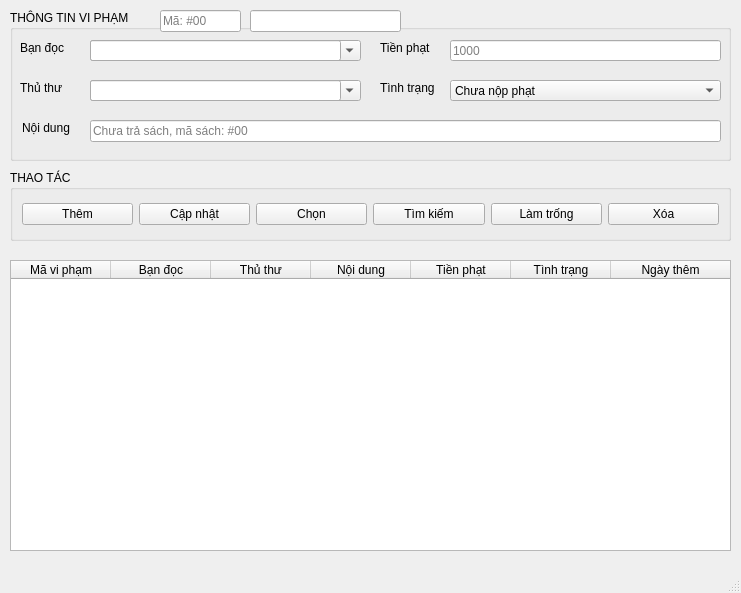
<?xml version="1.0" encoding="UTF-8"?>
<ui version="4.0">
 <class>ql_viphamWindow</class>
 <widget class="QMainWindow" name="ql_viphamWindow">
  <property name="geometry">
   <rect>
    <x>0</x>
    <y>0</y>
    <width>741</width>
    <height>593</height>
   </rect>
  </property>
  <property name="windowTitle">
   <string>Quản lý vi phạm</string>
  </property>
  <property name="windowIcon">
   <iconset>
    <normaloff>C:/Users/nguye/OneDrive/Hình ảnh/donga.jpg</normaloff>C:/Users/nguye/OneDrive/Hình ảnh/donga.jpg</iconset>
  </property>
  <widget class="QWidget" name="centralwidget">
   <widget class="QGroupBox" name="groupBox">
    <property name="geometry">
     <rect>
      <x>10</x>
      <y>10</y>
      <width>721</width>
      <height>151</height>
     </rect>
    </property>
    <property name="title">
     <string>THÔNG TIN VI PHẠM</string>
    </property>
    <widget class="QLabel" name="label">
     <property name="geometry">
      <rect>
       <x>12</x>
       <y>110</y>
       <width>50</width>
       <height>16</height>
      </rect>
     </property>
     <property name="text">
      <string>Nội dung</string>
     </property>
    </widget>
    <widget class="QLineEdit" name="noiDung_lineEdit">
     <property name="geometry">
      <rect>
       <x>80</x>
       <y>110</y>
       <width>631</width>
       <height>22</height>
      </rect>
     </property>
     <property name="placeholderText">
      <string>Chưa trả sách, mã sách: #00</string>
     </property>
    </widget>
    <widget class="QLabel" name="label_2">
     <property name="geometry">
      <rect>
       <x>10</x>
       <y>30</y>
       <width>66</width>
       <height>16</height>
      </rect>
     </property>
     <property name="text">
      <string>Bạn đọc</string>
     </property>
    </widget>
    <widget class="QLineEdit" name="timBanDoc_lineEdit">
     <property name="geometry">
      <rect>
       <x>80</x>
       <y>30</y>
       <width>251</width>
       <height>21</height>
      </rect>
     </property>
    </widget>
    <widget class="QLabel" name="label_3">
     <property name="geometry">
      <rect>
       <x>10</x>
       <y>70</y>
       <width>56</width>
       <height>16</height>
      </rect>
     </property>
     <property name="text">
      <string>Thủ thư</string>
     </property>
    </widget>
    <widget class="QLineEdit" name="timAdmin">
     <property name="geometry">
      <rect>
       <x>80</x>
       <y>70</y>
       <width>251</width>
       <height>21</height>
      </rect>
     </property>
    </widget>
    <widget class="QComboBox" name="maBanDoc_comboBox">
     <property name="geometry">
      <rect>
       <x>80</x>
       <y>30</y>
       <width>271</width>
       <height>21</height>
      </rect>
     </property>
    </widget>
    <widget class="QComboBox" name="maAdmin_comboBox">
     <property name="geometry">
      <rect>
       <x>80</x>
       <y>70</y>
       <width>271</width>
       <height>21</height>
      </rect>
     </property>
    </widget>
    <widget class="QLabel" name="label_4">
     <property name="geometry">
      <rect>
       <x>370</x>
       <y>70</y>
       <width>71</width>
       <height>16</height>
      </rect>
     </property>
     <property name="text">
      <string>Tình trạng</string>
     </property>
    </widget>
    <widget class="QLineEdit" name="tienPhat_lineEdit">
     <property name="geometry">
      <rect>
       <x>440</x>
       <y>30</y>
       <width>271</width>
       <height>21</height>
      </rect>
     </property>
     <property name="placeholderText">
      <string>1000</string>
     </property>
    </widget>
    <widget class="QLabel" name="label_5">
     <property name="geometry">
      <rect>
       <x>370</x>
       <y>30</y>
       <width>71</width>
       <height>16</height>
      </rect>
     </property>
     <property name="text">
      <string>Tiền phạt</string>
     </property>
    </widget>
    <widget class="QComboBox" name="tinhTrang_comboBox">
     <property name="geometry">
      <rect>
       <x>440</x>
       <y>70</y>
       <width>271</width>
       <height>21</height>
      </rect>
     </property>
     <item>
      <property name="text">
       <string>Chưa nộp phạt</string>
      </property>
     </item>
     <item>
      <property name="text">
       <string>Đã nộp phạt</string>
      </property>
     </item>
    </widget>
    <zorder>maAdmin_comboBox</zorder>
    <zorder>maBanDoc_comboBox</zorder>
    <zorder>label</zorder>
    <zorder>noiDung_lineEdit</zorder>
    <zorder>label_2</zorder>
    <zorder>timBanDoc_lineEdit</zorder>
    <zorder>label_3</zorder>
    <zorder>timAdmin</zorder>
    <zorder>label_4</zorder>
    <zorder>tienPhat_lineEdit</zorder>
    <zorder>label_5</zorder>
    <zorder>tinhTrang_comboBox</zorder>
   </widget>
   <widget class="QGroupBox" name="groupBox_2">
    <property name="geometry">
     <rect>
      <x>10</x>
      <y>170</y>
      <width>721</width>
      <height>71</height>
     </rect>
    </property>
    <property name="title">
     <string>THAO TÁC</string>
    </property>
    <layout class="QGridLayout" name="gridLayout_2">
     <item row="0" column="0">
      <widget class="QPushButton" name="them_pushButton">
       <property name="text">
        <string>Thêm</string>
       </property>
       <property name="icon">
        <iconset>
         <normaloff>../icon/add_circle_24dp_FILL0_wght400_GRAD0_opsz24.svg</normaloff>../icon/add_circle_24dp_FILL0_wght400_GRAD0_opsz24.svg</iconset>
       </property>
      </widget>
     </item>
     <item row="0" column="1">
      <widget class="QPushButton" name="capNhat_pushButton">
       <property name="text">
        <string>Cập nhật</string>
       </property>
       <property name="icon">
        <iconset>
         <normaloff>../icon/sync_24dp_FILL0_wght400_GRAD0_opsz24.svg</normaloff>../icon/sync_24dp_FILL0_wght400_GRAD0_opsz24.svg</iconset>
       </property>
      </widget>
     </item>
     <item row="0" column="2">
      <widget class="QPushButton" name="chon_pushButton">
       <property name="text">
        <string>Chọn</string>
       </property>
       <property name="icon">
        <iconset>
         <normaloff>../icon/check_box_24dp_FILL0_wght400_GRAD0_opsz24.svg</normaloff>../icon/check_box_24dp_FILL0_wght400_GRAD0_opsz24.svg</iconset>
       </property>
      </widget>
     </item>
     <item row="0" column="3">
      <widget class="QPushButton" name="timKiem_pushButton">
       <property name="text">
        <string>Tìm kiếm</string>
       </property>
       <property name="icon">
        <iconset>
         <normaloff>../icon/search_24dp_FILL0_wght400_GRAD0_opsz24.svg</normaloff>../icon/search_24dp_FILL0_wght400_GRAD0_opsz24.svg</iconset>
       </property>
      </widget>
     </item>
     <item row="0" column="4">
      <widget class="QPushButton" name="clear_pushButton">
       <property name="text">
        <string>Làm trống</string>
       </property>
       <property name="icon">
        <iconset>
         <normaloff>../icon/backspace_24dp_FILL0_wght400_GRAD0_opsz24.svg</normaloff>../icon/backspace_24dp_FILL0_wght400_GRAD0_opsz24.svg</iconset>
       </property>
      </widget>
     </item>
     <item row="0" column="5">
      <widget class="QPushButton" name="xoa_pushButton">
       <property name="text">
        <string>Xóa</string>
       </property>
       <property name="icon">
        <iconset>
         <normaloff>../icon/delete_24dp_FILL0_wght400_GRAD0_opsz24.svg</normaloff>../icon/delete_24dp_FILL0_wght400_GRAD0_opsz24.svg</iconset>
       </property>
      </widget>
     </item>
    </layout>
   </widget>
   <widget class="QTableWidget" name="tableWidget">
    <property name="geometry">
     <rect>
      <x>10</x>
      <y>260</y>
      <width>721</width>
      <height>291</height>
     </rect>
    </property>
    <property name="focusPolicy">
     <enum>Qt::NoFocus</enum>
    </property>
    <property name="showGrid">
     <bool>false</bool>
    </property>
    <attribute name="horizontalHeaderStretchLastSection">
     <bool>true</bool>
    </attribute>
    <attribute name="verticalHeaderVisible">
     <bool>false</bool>
    </attribute>
    <column>
     <property name="text">
      <string>Mã vi phạm</string>
     </property>
    </column>
    <column>
     <property name="text">
      <string>Bạn đọc</string>
     </property>
    </column>
    <column>
     <property name="text">
      <string>Thủ thư</string>
     </property>
    </column>
    <column>
     <property name="text">
      <string>Nội dung</string>
     </property>
    </column>
    <column>
     <property name="text">
      <string>Tiền phạt</string>
     </property>
    </column>
    <column>
     <property name="text">
      <string>Tình trạng</string>
     </property>
    </column>
    <column>
     <property name="text">
      <string>Ngày thêm</string>
     </property>
    </column>
   </widget>
   <widget class="QLineEdit" name="maRow">
    <property name="geometry">
     <rect>
      <x>160</x>
      <y>10</y>
      <width>81</width>
      <height>22</height>
     </rect>
    </property>
    <property name="styleSheet">
     <string notr="true"/>
    </property>
    <property name="text">
     <string/>
    </property>
    <property name="readOnly">
     <bool>true</bool>
    </property>
    <property name="placeholderText">
     <string>Mã: #00</string>
    </property>
   </widget>
   <widget class="QLineEdit" name="soLuongRow">
    <property name="geometry">
     <rect>
      <x>250</x>
      <y>10</y>
      <width>151</width>
      <height>22</height>
     </rect>
    </property>
    <property name="styleSheet">
     <string notr="true"/>
    </property>
    <property name="text">
     <string/>
    </property>
    <property name="readOnly">
     <bool>true</bool>
    </property>
   </widget>
  </widget>
  <widget class="QMenuBar" name="menubar">
   <property name="geometry">
    <rect>
     <x>0</x>
     <y>0</y>
     <width>741</width>
     <height>21</height>
    </rect>
   </property>
  </widget>
  <widget class="QStatusBar" name="statusbar"/>
 </widget>
 <resources/>
 <connections/>
</ui>
